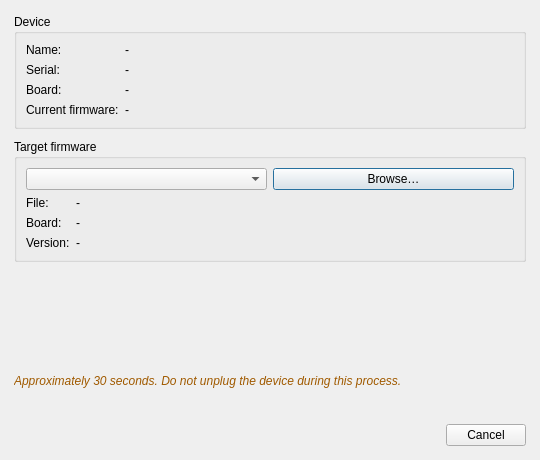
<?xml version="1.0" encoding="UTF-8"?>
<ui version="4.0">
 <class>FlashConfirmationDialog</class>
 <widget class="QDialog" name="FlashConfirmationDialog">
  <property name="geometry">
   <rect>
    <x>0</x>
    <y>0</y>
    <width>540</width>
    <height>460</height>
   </rect>
  </property>
  <property name="windowTitle">
   <string>Confirm flash</string>
  </property>
  <property name="modal">
   <bool>true</bool>
  </property>
  <layout class="QVBoxLayout" name="layout_Root">
   <property name="spacing"><number>10</number></property>
   <property name="leftMargin"><number>14</number></property>
   <property name="topMargin"><number>14</number></property>
   <property name="rightMargin"><number>14</number></property>
   <property name="bottomMargin"><number>14</number></property>
   <item>
    <widget class="QGroupBox" name="groupBox_Device">
     <property name="title">
      <string>Device</string>
     </property>
     <layout class="QFormLayout" name="form_Device">
      <item row="0" column="0">
       <widget class="QLabel" name="label_DeviceNameTag">
        <property name="text"><string>Name:</string></property>
       </widget>
      </item>
      <item row="0" column="1">
       <widget class="QLabel" name="label_DeviceName"><property name="text"><string notr="true">-</string></property></widget>
      </item>
      <item row="1" column="0">
       <widget class="QLabel" name="label_DeviceSerialTag">
        <property name="text"><string>Serial:</string></property>
       </widget>
      </item>
      <item row="1" column="1">
       <widget class="QLabel" name="label_DeviceSerial"><property name="text"><string notr="true">-</string></property></widget>
      </item>
      <item row="2" column="0">
       <widget class="QLabel" name="label_DeviceBoardTag">
        <property name="text"><string>Board:</string></property>
       </widget>
      </item>
      <item row="2" column="1">
       <widget class="QLabel" name="label_DeviceBoard"><property name="text"><string notr="true">-</string></property></widget>
      </item>
      <item row="3" column="0">
       <widget class="QLabel" name="label_DeviceFwTag">
        <property name="text"><string>Current firmware:</string></property>
       </widget>
      </item>
      <item row="3" column="1">
       <widget class="QLabel" name="label_DeviceFw"><property name="text"><string notr="true">-</string></property></widget>
      </item>
     </layout>
    </widget>
   </item>
   <item>
    <widget class="QGroupBox" name="groupBox_Target">
     <property name="title">
      <string>Target firmware</string>
     </property>
     <layout class="QVBoxLayout" name="vbox_Target">
      <item>
       <layout class="QHBoxLayout" name="row_Source">
        <item>
         <widget class="QComboBox" name="comboBox_Source"/>
        </item>
        <item>
         <widget class="QPushButton" name="pushButton_Browse">
          <property name="text"><string>Browse…</string></property>
         </widget>
        </item>
       </layout>
      </item>
      <item>
       <layout class="QFormLayout" name="form_Target">
        <item row="0" column="0">
         <widget class="QLabel" name="label_TargetFileTag">
          <property name="text"><string>File:</string></property>
         </widget>
        </item>
        <item row="0" column="1">
         <widget class="QLabel" name="label_TargetFile"><property name="text"><string notr="true">-</string></property></widget>
        </item>
        <item row="1" column="0">
         <widget class="QLabel" name="label_TargetBoardTag">
          <property name="text"><string>Board:</string></property>
         </widget>
        </item>
        <item row="1" column="1">
         <widget class="QLabel" name="label_TargetBoard"><property name="text"><string notr="true">-</string></property></widget>
        </item>
        <item row="2" column="0">
         <widget class="QLabel" name="label_TargetFwTag">
          <property name="text"><string>Version:</string></property>
         </widget>
        </item>
        <item row="2" column="1">
         <widget class="QLabel" name="label_TargetFw"><property name="text"><string notr="true">-</string></property></widget>
        </item>
       </layout>
      </item>
     </layout>
    </widget>
   </item>
   <item>
    <widget class="QLabel" name="label_Verdict">
     <property name="text"><string notr="true"/></property>
     <property name="wordWrap"><bool>true</bool></property>
     <property name="styleSheet">
      <string notr="true">padding:8px; border-radius:4px; font-weight:600;</string>
     </property>
    </widget>
   </item>
   <item>
    <widget class="QLabel" name="label_Warning">
     <property name="text">
      <string>Approximately 30 seconds. Do not unplug the device during this process.</string>
     </property>
     <property name="wordWrap"><bool>true</bool></property>
     <property name="styleSheet">
      <string notr="true">color:#a05a00; font-style:italic;</string>
     </property>
    </widget>
   </item>
   <item>
    <widget class="QDialogButtonBox" name="buttonBox">
     <property name="standardButtons">
      <set>QDialogButtonBox::Cancel</set>
     </property>
    </widget>
   </item>
  </layout>
 </widget>
 <resources/>
 <connections>
  <connection>
   <sender>buttonBox</sender>
   <signal>rejected()</signal>
   <receiver>FlashConfirmationDialog</receiver>
   <slot>reject()</slot>
  </connection>
 </connections>
</ui>
